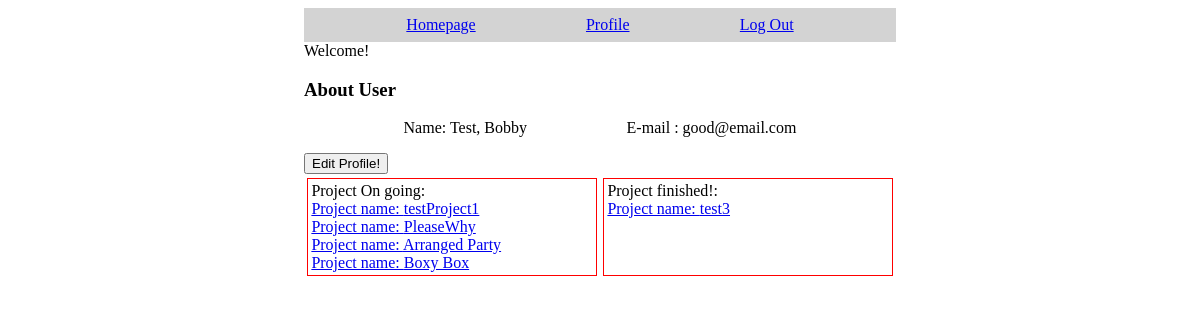
Screenshot of /profile.php?student=1 (signed in) with the database file from the repository.
### tables this page shows
CREATE TABLE `student` (
  `id` int(10) UNSIGNED NOT NULL,
  `username` varchar(255) NOT NULL,
  `password` varchar(255) NOT NULL,
  `firstName` varchar(255) NOT NULL,
  `lastName` varchar(255) NOT NULL,
  `email` varchar(255) DEFAULT NULL
);

CREATE TABLE `project` (
  `id` int(10) UNSIGNED NOT NULL,
  `opener` int(10) UNSIGNED NOT NULL,
  `name` varchar(255) NOT NULL,
  `isPublic` tinyint(1) NOT NULL DEFAULT 0,
  `isClosed` tinyint(1) NOT NULL DEFAULT 0,
  `dueDate` date DEFAULT NULL
);

### profile.php (the view, shortened to what this page needs)
<html>
<head>
    <link rel="stylesheet" href="css/profile.css">
    <link rel="stylesheet" href="css/bodyMain.css">
</head>
<body>
    <div class="bodyMain">
        <?php include "navbar.php"; ?>
        <div id="bodyTop">
            <?php
            $profileStudentID = $_GET["student"];
            echo "Welcome!";
            $db = mysqli_connect('localhost', 'root', '') or die('Unable to connect. Check your connection parameters.');
            mysqli_select_db($db, 'projectSite') or die(mysqli_error($db));
            $getUserDataQuery = "SELECT * from student Where id = '$profileStudentID'";
            $userData = mysqli_fetch_assoc(mysqli_query($db, $getUserDataQuery));
            echo "<h3>About User</h3>";
            echo "<div style='display: flex; flex-direction: row; justify-content: space-evenly; margin-bottom:1rem;'>
                        <div>Name: " . $userData["lastName"] . ", " . $userData["firstName"] . "</div>
                        <div>E-mail : " . $userData["email"] . "</div>
                    </div>";
            echo "<a href='editProfile.php'><button>Edit Profile!</button></a>";
            ?>
        </div>
        <div id="bodyBottom">
            <div id="ongoingDiv">
                Project On going:<br>
                <?php
                if (isset($_SESSION["currentUser"])) {
                    $query = "SELECT * FROM project WHERE id IN (SELECT groupID FROM projectmembers WHERE memberID = '$profileStudentID') AND isClosed = 0";
                    $userProjectArr = mysqli_query($db, $query) or die(mysqli_error($db));
                    while ($project = mysqli_fetch_assoc($userProjectArr)) {
                        echo "<a href='projectThread.php?projectID=" . $project['id'] . "'>Project name: " . $project["name"] . "</a><br>";
                    }
                }
                ?>
            </div>
            <div id="finishedDiv">
                Project finished!:<br>
                <?php
                if (isset($_SESSION["currentUser"])) {
                    $query = "SELECT * FROM project WHERE id IN (SELECT groupID FROM projectmembers WHERE memberID = '$profileStudentID') AND isClosed = 1";
                    $userProjectArr = mysqli_query($db, $query) or die(mysqli_error($db));
                    while ($project = mysqli_fetch_assoc($userProjectArr)) {
                        echo "<a href='projectThread.php?projectID=" . $project['id'] . "'>Project name: " . $project["name"] . "</a><br>";
                    }
                }
                ?>
            </div>
        </div>
    </div>
</body>
</html>

### css/profile.css (style rules this page uses)
#bodyBottom { display: flex; flex-direction: row; justify-content: space-evenly; }
#ongoingDiv, #finishedDiv { border: red solid 1px; flex: 1; margin: 0.2rem; padding: 0.2rem; }

### css/bodyMain.css (style rules this page uses)
.bodyMain { width: 50%; display: relative; translate: 50%; }

### rows the page displays
student: lastName "Test", firstName "Bobby", email "good@email.com"
project: name "testProject1"
project: name "PleaseWhy"
project: name "Arranged Party"
project: name "Boxy Box"
project: name "test3"
